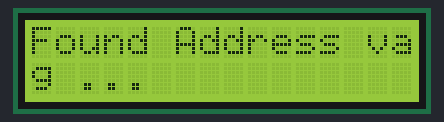
The sketch below on a simulated Arduino Leonardo, built with avr-gcc and run on an emulated ATmega32U4. Parts: 16×2 character LCD. What the sketch prints to the serial monitor is not drawn.

Above: at 0.2 s.
At 8.2 s:
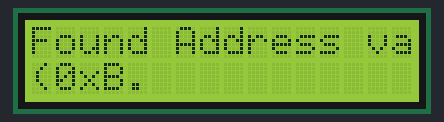
At 10.3 s:
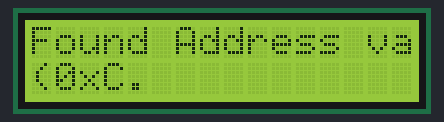
At 16.3 s:
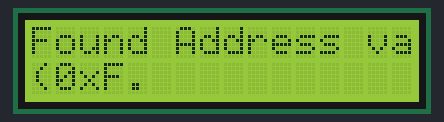
At 18.3 s:
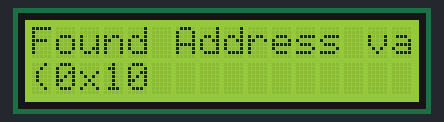
At 38.5 s:
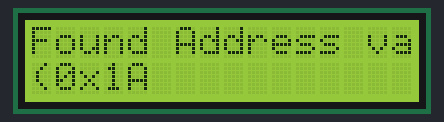

The sketch:

I2c_scanner.ino
```cpp
#include <Wire.h>
#include <LiquidCrystal_I2C.h>
LiquidCrystal_I2C lcd(0x27,16,2);
void setup() {
  Serial.begin (9600);
lcd.init();
lcd.backlight();
lcd.setCursor(0,0);
lcd.print("Detecting i2c values");
  // Leonardo: wait for serial port to connect
  while (!Serial)
    {
    }

  Serial.println ();
  Serial.println ("I2C scanner. Scanning ...");
  lcd.print("I2C scanner. Scanning ...");
  byte count = 0;

  Wire.begin();
  for (byte i = 8; i < 120; i++)
  {
    Wire.beginTransmission (i);
    if (Wire.endTransmission () == 0)
      {
      Serial.print ("Found address: ");
      lcd.setCursor(0,0);
      lcd.print("Found Address");
      Serial.print (i, DEC);
      Serial.print (" (0x");
      delay(2000);
      lcd.setCursor(0,1);
      lcd.print("(0x");
      lcd.print(i,HEX);
      Serial.print (i, HEX);
      Serial.println (")");
      count++;
      delay (1);  // maybe unneeded?
      } // end of good response
  } // end of for loop
 // Serial.println ("Done.");
 // Serial.print ("Found ");
 // Serial.print (count, DEC);
//  Serial.println (" device(s).");
}  // end of setup

void loop() {}
```

Measured:
- what the display in image 0 shows lasts 2.0 s, from 0.1 s to 2.1 s
